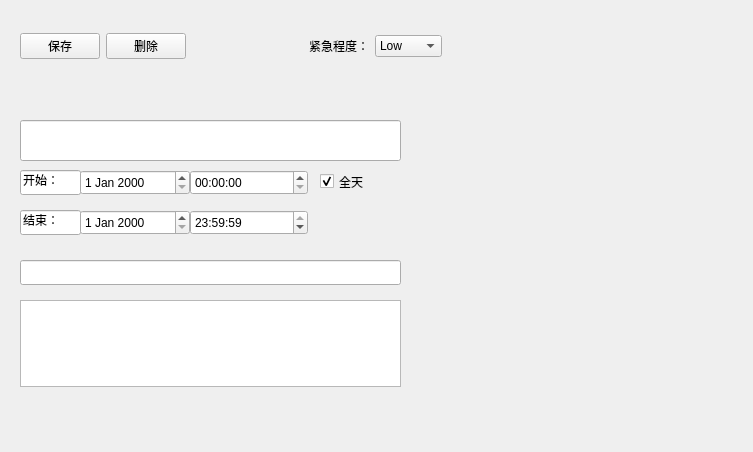
<?xml version="1.0" encoding="UTF-8"?>
<ui version="4.0">
 <class>Form</class>
 <widget class="QWidget" name="Form">
  <property name="geometry">
   <rect>
    <x>0</x>
    <y>0</y>
    <width>753</width>
    <height>452</height>
   </rect>
  </property>
  <property name="windowTitle">
   <string>Form</string>
  </property>
  <widget class="QLineEdit" name="name">
   <property name="geometry">
    <rect>
     <x>20</x>
     <y>120</y>
     <width>381</width>
     <height>41</height>
    </rect>
   </property>
   <property name="text">
    <string/>
   </property>
  </widget>
  <widget class="QLineEdit" name="location">
   <property name="geometry">
    <rect>
     <x>20</x>
     <y>260</y>
     <width>381</width>
     <height>25</height>
    </rect>
   </property>
   <property name="text">
    <string/>
   </property>
  </widget>
  <widget class="QLineEdit" name="start">
   <property name="geometry">
    <rect>
     <x>20</x>
     <y>170</y>
     <width>61</width>
     <height>25</height>
    </rect>
   </property>
   <property name="text">
    <string>开始：</string>
   </property>
  </widget>
  <widget class="QLineEdit" name="end">
   <property name="geometry">
    <rect>
     <x>20</x>
     <y>210</y>
     <width>61</width>
     <height>25</height>
    </rect>
   </property>
   <property name="text">
    <string>结束：</string>
   </property>
  </widget>
  <widget class="QDateEdit" name="SdateEdit">
   <property name="geometry">
    <rect>
     <x>80</x>
     <y>170</y>
     <width>110</width>
     <height>25</height>
    </rect>
   </property>
  </widget>
  <widget class="QDateEdit" name="EdateEdit">
   <property name="geometry">
    <rect>
     <x>80</x>
     <y>210</y>
     <width>110</width>
     <height>25</height>
    </rect>
   </property>
  </widget>
  <widget class="QTimeEdit" name="startTimeEdit">
   <property name="geometry">
    <rect>
     <x>190</x>
     <y>170</y>
     <width>118</width>
     <height>25</height>
    </rect>
   </property>
  </widget>
  <widget class="QTimeEdit" name="endTimeEdit">
   <property name="geometry">
    <rect>
     <x>190</x>
     <y>210</y>
     <width>118</width>
     <height>25</height>
    </rect>
   </property>
   <property name="time">
    <time>
     <hour>23</hour>
     <minute>59</minute>
     <second>59</second>
    </time>
   </property>
  </widget>
  <widget class="QCheckBox" name="checkBox">
   <property name="geometry">
    <rect>
     <x>320</x>
     <y>170</y>
     <width>98</width>
     <height>23</height>
    </rect>
   </property>
   <property name="text">
    <string>全天</string>
   </property>
   <property name="checked">
    <bool>true</bool>
   </property>
   <property name="autoRepeat">
    <bool>false</bool>
   </property>
  </widget>
  <widget class="QTextEdit" name="event">
   <property name="geometry">
    <rect>
     <x>20</x>
     <y>300</y>
     <width>381</width>
     <height>87</height>
    </rect>
   </property>
  </widget>
  <widget class="QWidget" name="layoutWidget">
   <property name="geometry">
    <rect>
     <x>20</x>
     <y>30</y>
     <width>422</width>
     <height>32</height>
    </rect>
   </property>
   <layout class="QHBoxLayout" name="horizontalLayout_3">
    <item>
     <layout class="QHBoxLayout" name="horizontalLayout">
      <item>
       <widget class="QPushButton" name="save">
        <property name="text">
         <string>保存</string>
        </property>
       </widget>
      </item>
     </layout>
    </item>
    <item>
     <widget class="QPushButton" name="delete_2">
      <property name="text">
       <string>删除</string>
      </property>
     </widget>
    </item>
    <item>
     <spacer name="horizontalSpacer">
      <property name="orientation">
       <enum>Qt::Horizontal</enum>
      </property>
      <property name="sizeHint" stdset="0">
       <size>
        <width>40</width>
        <height>20</height>
       </size>
      </property>
     </spacer>
    </item>
    <item>
     <layout class="QHBoxLayout" name="horizontalLayout_2">
      <item>
       <widget class="QLabel" name="label">
        <property name="text">
         <string>紧急程度：</string>
        </property>
       </widget>
      </item>
      <item>
       <widget class="QComboBox" name="comboBox">
        <item>
         <property name="text">
          <string>Low</string>
         </property>
        </item>
        <item>
         <property name="text">
          <string>Middle</string>
         </property>
        </item>
        <item>
         <property name="text">
          <string>High</string>
         </property>
        </item>
       </widget>
      </item>
     </layout>
    </item>
   </layout>
  </widget>
 </widget>
 <resources/>
 <connections/>
</ui>
